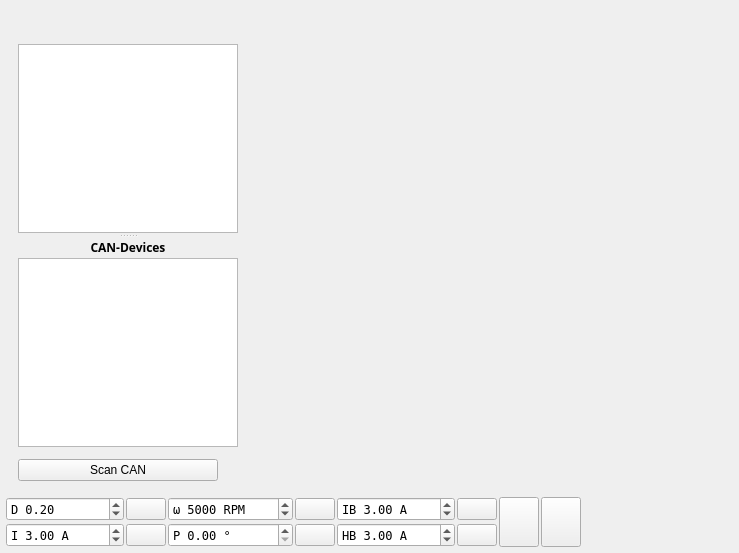
  <widget class="QWidget" name="centralWidget">
   <layout class="QVBoxLayout" name="verticalLayout_3">
    <property name="spacing">
     <number>4</number>
    </property>
    <property name="leftMargin">
     <number>6</number>
    </property>
    <property name="topMargin">
     <number>6</number>
    </property>
    <property name="rightMargin">
     <number>6</number>
    </property>
    <property name="bottomMargin">
     <number>6</number>
    </property>
    <item>
     <layout class="QHBoxLayout" name="horizontalLayout">
      <property name="spacing">
       <number>4</number>
      </property>
      <item>
       <layout class="QVBoxLayout" name="verticalLayout_2">
        <property name="spacing">
         <number>12</number>
        </property>
        <property name="leftMargin">
         <number>12</number>
        </property>
        <property name="topMargin">
         <number>12</number>
        </property>
        <property name="rightMargin">
         <number>0</number>
        </property>
        <property name="bottomMargin">
         <number>12</number>
        </property>
        <item>
         <widget class="QLabel" name="pageLabel">
          <property name="enabled">
           <bool>true</bool>
          </property>
          <property name="maximumSize">
           <size>
            <width>220</width>
            <height>56</height>
           </size>
          </property>
          <property name="text">
           <string/>
          </property>
          <property name="scaledContents">
           <bool>true</bool>
          </property>
         </widget>
        </item>
        <item>
         <widget class="QSplitter" name="leftSplitter">
          <property name="orientation">
           <enum>Qt::Vertical</enum>
          </property>
          <property name="handleWidth">
           <number>6</number>
          </property>
          <property name="childrenCollapsible">
           <bool>true</bool>
          </property>
          <widget class="QListWidget" name="pageList">
           <property name="sizePolicy">
            <sizepolicy hsizetype="Expanding" vsizetype="Expanding">
             <horstretch>0</horstretch>
             <verstretch>0</verstretch>
            </sizepolicy>
           </property>
           <property name="minimumSize">
            <size>
             <width>220</width>
             <height>0</height>
            </size>
           </property>
           <property name="maximumSize">
            <size>
             <width>220</width>
             <height>16777215</height>
            </size>
           </property>
           <property name="font">
            <font>
             <family>Microsoft YaHei</family>
            </font>
           </property>
           <property name="editTriggers">
            <set>QAbstractItemView::NoEditTriggers</set>
           </property>
           <property name="selectionBehavior">
            <enum>QAbstractItemView::SelectRows</enum>
           </property>
           <property name="resizeMode">
            <enum>QListView::Adjust</enum>
           </property>
           <property name="viewMode">
            <enum>QListView::ListMode</enum>
           </property>
          </widget>
          <widget class="QWidget" name="layoutWidget">
           <layout class="QVBoxLayout" name="verticalLayout">
            <property name="spacing">
             <number>2</number>
            </property>
            <item>
             <widget class="QLabel" name="label">
              <property name="font">
               <font>
                <family>Microsoft YaHei</family>
                <bold>true</bold>
               </font>
              </property>
              <property name="text">
               <string>CAN-Devices</string>
              </property>
              <property name="alignment">
               <set>Qt::AlignCenter</set>
              </property>
             </widget>
            </item>
            <item>
             <widget class="QListWidget" name="canList">
              <property name="minimumSize">
               <size>
                <width>0</width>
                <height>100</height>
               </size>
              </property>
              <property name="font">
               <font>
                <family>Microsoft YaHei</family>
               </font>
              </property>
              <property name="editTriggers">
               <set>QAbstractItemView::NoEditTriggers</set>
              </property>
              <property name="selectionBehavior">
               <enum>QAbstractItemView::SelectRows</enum>
              </property>
             </widget>
            </item>
           </layout>
          </widget>
         </widget>
        </item>
        <item>
         <widget class="QPushButton" name="scanCanButton">
          <property name="sizePolicy">
           <sizepolicy hsizetype="Expanding" vsizetype="Minimum">
            <horstretch>0</horstretch>
            <verstretch>0</verstretch>
           </sizepolicy>
          </property>
          <property name="maximumSize">
           <size>
            <width>200</width>
            <height>16777215</height>
           </size>
          </property>
          <property name="text">
           <string>Scan CAN</string>
          </property>
         </widget>
        </item>
       </layout>
      </item>
      <item>
       <widget class="QStackedWidget" name="pageWidget">
        <property name="font">
         <font>
          <family>Microsoft YaHei</family>
         </font>
        </property>
        <property name="currentIndex">
         <number>-1</number>
        </property>
       </widget>
      </item>
     </layout>
    </item>
    <item>
     <layout class="QGridLayout" name="gridLayout_3">
      <property name="spacing">
       <number>2</number>
      </property>
      <item row="0" column="8">
       <widget class="DisplayBar" name="dispDuty" native="true">
        <property name="sizePolicy">
         <sizepolicy hsizetype="MinimumExpanding" vsizetype="Preferred">
          <horstretch>0</horstretch>
          <verstretch>0</verstretch>
         </sizepolicy>
        </property>
        <property name="minimumSize">
         <size>
          <width>150</width>
          <height>0</height>
         </size>
        </property>
       </widget>
      </item>
      <item row="0" column="4">
       <widget class="QDoubleSpinBox" name="brakeCurrentBox">
        <property name="font">
         <font>
          <family>DejaVu Sans Mono</family>
         </font>
        </property>
        <property name="toolTip">
         <string>Brake current</string>
        </property>
        <property name="prefix">
         <string>IB </string>
        </property>
        <property name="suffix">
         <string> A</string>
        </property>
        <property name="minimum">
         <double>-500.000000000000000</double>
        </property>
        <property name="maximum">
         <double>500.000000000000000</double>
        </property>
        <property name="singleStep">
         <double>0.500000000000000</double>
        </property>
        <property name="value">
         <double>3.000000000000000</double>
        </property>
       </widget>
      </item>
      <item row="1" column="1">
       <widget class="QPushButton" name="currentButton">
        <property name="toolTip">
         <string>Current</string>
        </property>
        <property name="text">
         <string/>
        </property>
       </widget>
      </item>
      <item row="0" column="5">
       <widget class="QPushButton" name="brakeCurrentButton">
        <property name="toolTip">
         <string>Brake current</string>
        </property>
        <property name="text">
         <string/>
        </property>
       </widget>
      </item>
      <item row="1" column="5">
       <widget class="QPushButton" name="handbrakeButton">
        <property name="toolTip">
         <string>Handbrake current</string>
        </property>
        <property name="text">
         <string/>
        </property>
       </widget>
      </item>
      <item row="0" column="3">
       <widget class="QPushButton" name="speedButton">
        <property name="toolTip">
         <string>Speed</string>
        </property>
        <property name="text">
         <string/>
        </property>
       </widget>
      </item>
      <item row="0" column="7" rowspan="2">
       <widget class="QPushButton" name="stopButton">
        <property name="sizePolicy">
         <sizepolicy hsizetype="Fixed" vsizetype="MinimumExpanding">
          <horstretch>0</horstretch>
          <verstretch>0</verstretch>
         </sizepolicy>
        </property>
        <property name="toolTip">
         <string>Switch off</string>
        </property>
        <property name="text">
         <string/>
        </property>
        <property name="iconSize">
         <size>
          <width>40</width>
          <height>40</height>
         </size>
        </property>
       </widget>
      </item>
      <item row="0" column="6" rowspan="2">
       <widget class="QPushButton" name="fullBrakeButton">
        <property name="sizePolicy">
         <sizepolicy hsizetype="Fixed" vsizetype="MinimumExpanding">
          <horstretch>0</horstretch>
          <verstretch>0</verstretch>
         </sizepolicy>
        </property>
        <property name="toolTip">
         <string>Full brake</string>
        </property>
        <property name="text">
         <string/>
        </property>
        <property name="iconSize">
         <size>
          <width>40</width>
          <height>40</height>
         </size>
        </property>
        <property name="autoDefault">
         <bool>false</bool>
        </property>
        <property name="default">
         <bool>false</bool>
        </property>
        <property name="flat">
         <bool>false</bool>
        </property>
       </widget>
      </item>
      <item row="1" column="8">
       <widget class="DisplayBar" name="dispCurrent" native="true">
        <property name="sizePolicy">
         <sizepolicy hsizetype="MinimumExpanding" vsizetype="Preferred">
          <horstretch>0</horstretch>
          <verstretch>0</verstretch>
         </sizepolicy>
        </property>
        <property name="minimumSize">
         <size>
          <width>150</width>
          <height>0</height>
         </size>
        </property>
       </widget>
      </item>
      <item row="0" column="2">
       <widget class="QDoubleSpinBox" name="speedBox">
        <property name="font">
         <font>
          <family>DejaVu Sans Mono</family>
         </font>
        </property>
        <property name="toolTip">
         <string>Speed</string>
        </property>
        <property name="prefix">
         <string>ω </string>
        </property>
        <property name="suffix">
         <string> RPM</string>
        </property>
        <property name="decimals">
         <number>0</number>
        </property>
        <property name="minimum">
         <double>-400000.000000000000000</double>
        </property>
        <property name="maximum">
         <double>400000.000000000000000</double>
        </property>
        <property name="singleStep">
         <double>100.000000000000000</double>
        </property>
        <property name="value">
         <double>5000.000000000000000</double>
        </property>
       </widget>
      </item>
      <item row="1" column="4">
       <widget class="QDoubleSpinBox" name="handbrakeBox">
        <property name="font">
         <font>
          <family>DejaVu Sans Mono</family>
         </font>
        </property>
        <property name="toolTip">
         <string>Handbrake current</string>
        </property>
        <property name="prefix">
         <string>HB </string>
        </property>
        <property name="suffix">
         <string> A</string>
        </property>
        <property name="minimum">
         <double>-500.000000000000000</double>
        </property>
        <property name="maximum">
         <double>500.000000000000000</double>
        </property>
        <property name="singleStep">
         <double>0.500000000000000</double>
        </property>
        <property name="value">
         <double>3.000000000000000</double>
        </property>
       </widget>
      </item>
      <item row="0" column="0">
       <widget class="QDoubleSpinBox" name="dutyBox">
        <property name="font">
         <font>
          <family>DejaVu Sans Mono</family>
         </font>
        </property>
        <property name="toolTip">
         <string>Duty cycle</string>
        </property>
        <property name="wrapping">
         <bool>false</bool>
        </property>
        <property name="frame">
         <bool>true</bool>
        </property>
        <property name="prefix">
         <string>D </string>
        </property>
        <property name="minimum">
         <double>-1.000000000000000</double>
        </property>
        <property name="maximum">
         <double>1.000000000000000</double>
        </property>
        <property name="singleStep">
         <double>0.010000000000000</double>
        </property>
        <property name="value">
         <double>0.200000000000000</double>
        </property>
       </widget>
      </item>
      <item row="1" column="3">
       <widget class="QPushButton" name="posButton">
        <property name="toolTip">
         <string>Position</string>
        </property>
        <property name="text">
         <string/>
        </property>
       </widget>
      </item>
      <item row="0" column="1">
       <widget class="QPushButton" name="dutyButton">
        <property name="toolTip">
         <string>Duty cycle</string>
        </property>
        <property name="text">
         <string/>
        </property>
        <property name="flat">
         <bool>false</bool>
        </property>
       </widget>
      </item>
      <item row="1" column="2">
       <widget class="QDoubleSpinBox" name="posBox">
        <property name="font">
         <font>
          <family>DejaVu Sans Mono</family>
         </font>
        </property>
        <property name="toolTip">
         <string>Position</string>
        </property>
        <property name="prefix">
         <string>P </string>
        </property>
        <property name="suffix">
         <string> °</string>
        </property>
        <property name="maximum">
         <double>360.000000000000000</double>
        </property>
        <property name="singleStep">
         <double>0.100000000000000</double>
        </property>
        <property name="value">
         <double>0.000000000000000</double>
        </property>
       </widget>
      </item>
      <item row="1" column="0">
       <widget class="QDoubleSpinBox" name="currentBox">
        <property name="font">
         <font>
          <family>DejaVu Sans Mono</family>
         </font>
        </property>
        <property name="toolTip">
         <string>Current</string>
        </property>
        <property name="frame">
         <bool>true</bool>
        </property>
        <property name="prefix">
         <string>I </string>
        </property>
        <property name="suffix">
         <string> A</string>
        </property>
        <property name="minimum">
         <double>-5000.000000000000000</double>
        </property>
        <property name="maximum">
         <double>5000.000000000000000</double>
        </property>
        <property name="singleStep">
         <double>0.500000000000000</double>
        </property>
        <property name="value">
         <double>3.000000000000000</double>
        </property>
       </widget>
      </item>
     </layout>
    </item>
   </layout>
  </widget>
